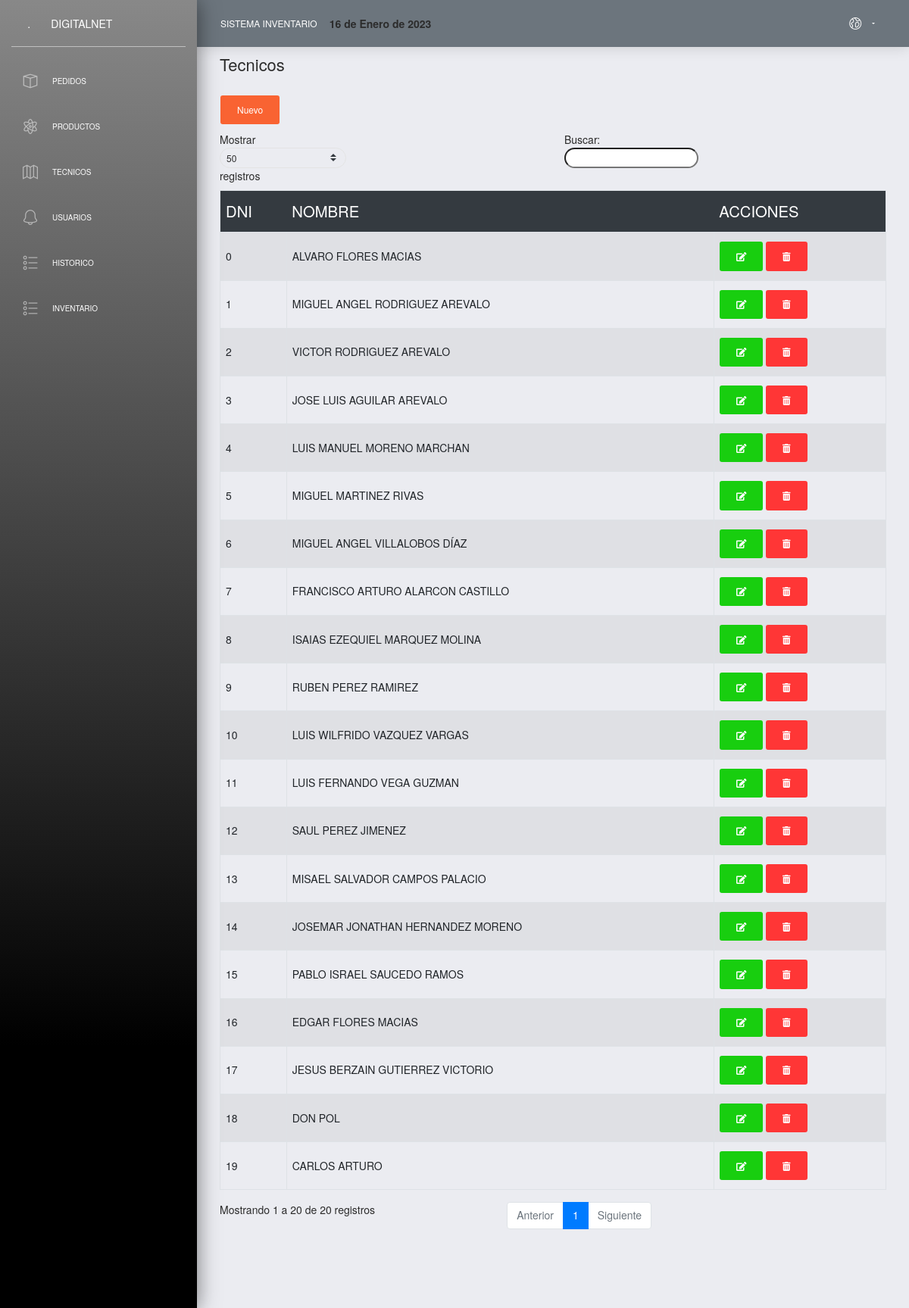
Screenshot of /sistema/lista_cliente.php (signed in) with the database file from the repository.
### tables this page shows
CREATE TABLE `cliente` (
  `idcliente` int(11) NOT NULL,
  `dni` int(8) NOT NULL,
  `nombre` varchar(100) NOT NULL,
  `telefono` int(15) NOT NULL,
  `direccion` varchar(200) NOT NULL,
  `usuario_id` int(11) NOT NULL
);

### sistema/lista_cliente.php (the view)
<?php include_once "includes/header.php"; ?>
<div class="content">
	<div class="row">
		<div class="col-lg-12">
				<h5 class="">Tecnicos</h5>
			<?php if ($_SESSION['rol'] != 2) { ?>
			<a href="registro_cliente.php" class="btn btn-primary d-inline-flex">Nuevo</a>
			<?php } ?>
			<div class="table-responsive">
				<table class="table table-striped table-bordered" id="table">
					<thead class="thead-dark">
						<tr>
							<th>DNI</th>
							<th>NOMBRE</th>
							<?php if ($_SESSION['rol'] != 2) { ?>
								<th>ACCIONES</th>
							<?php } ?>
						</tr>
					</thead>
					<tbody>
						<?php
						include "../conexion.php";
						$query = mysqli_query($conexion, "SELECT * FROM cliente");
						$result = mysqli_num_rows($query);
						if ($result > 0) {
							while ($data = mysqli_fetch_assoc($query)) { ?>
								<tr>
									<td><?php echo $data['dni']; ?></td>
									<td><?php echo $data['nombre']; ?></td>
									<?php if ($_SESSION['rol'] != 2) { ?>
										<td>
											<a href="editar_cliente.php?id=<?php echo $data['idcliente']; ?>" class="btn btn-success"><i class='fas fa-edit'></i></a>
											<form action="eliminar_cliente.php?id=<?php echo $data['idcliente']; ?>" method="post" class="confirmar d-inline">
												<button class="btn btn-danger" type="submit"><i class='fas fa-trash-alt'></i> </button>
											</form>
										</td>
									<?php } ?>
								</tr>
						<?php }
						} ?>
					</tbody>
				</table>
			</div>
		</div>
	</div>
</div>
<?php include_once "includes/footer.php"; ?>

### rows the page displays
cliente: dni "1", nombre "MIGUEL ANGEL RODRIGUEZ AREVALO"
cliente: dni "2", nombre "VICTOR RODRIGUEZ AREVALO"
cliente: dni "3", nombre "JOSE LUIS AGUILAR AREVALO"
cliente: dni "4", nombre "LUIS MANUEL MORENO MARCHAN"
cliente: dni "5", nombre "MIGUEL MARTINEZ RIVAS"
cliente: dni "6", nombre "MIGUEL ANGEL VILLALOBOS DÍAZ"
cliente: dni "7", nombre "FRANCISCO ARTURO ALARCON CASTILLO"
cliente: dni "8", nombre "ISAIAS EZEQUIEL MARQUEZ MOLINA"
cliente: dni "9", nombre "RUBEN PEREZ RAMIREZ"
cliente: dni "10", nombre "LUIS WILFRIDO VAZQUEZ VARGAS"
cliente: dni "11", nombre "LUIS FERNANDO VEGA GUZMAN"
cliente: dni "12", nombre "SAUL PEREZ JIMENEZ"
cliente: dni "13", nombre "MISAEL SALVADOR CAMPOS PALACIO"
cliente: dni "0", nombre "ALVARO FLORES MACIAS"
cliente: dni "14", nombre "JOSEMAR JONATHAN HERNANDEZ MORENO"
cliente: dni "15", nombre "PABLO ISRAEL SAUCEDO RAMOS"
cliente: dni "16", nombre "EDGAR FLORES MACIAS"
cliente: dni "17", nombre "JESUS BERZAIN GUTIERREZ VICTORIO"
cliente: dni "18", nombre "DON POL"
cliente: dni "19", nombre "CARLOS ARTURO"

### other values shown
fechaPeru() "16 de Enero de 2023"
